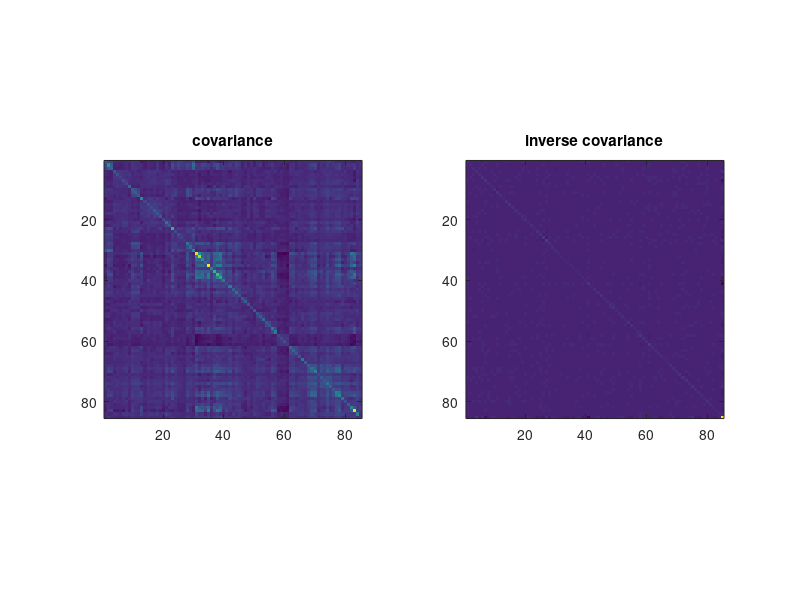

Write the MATLAB code that produced this figure. (Note: this script raises an error after producing the figure.)
% SP100 dataset
% sic code : Standard Industrial Classification 
% description in https://www.sec.gov/info/edgar/siccodes.htm

clc; clear all

addpath ../../latentTree/data
addpath ../utils/

load('cov_sp100.mat');

S=cov_mat;

D=inv(S);

figure(3);clf;
subplot(1,2,1)
imagesc(S);
pbaspect([1 1 1]);
title('covariance');
subplot(1,2,2)
imagesc(D);
pbaspect([1 1 1]);
title('inverse covariance');
colormap parula